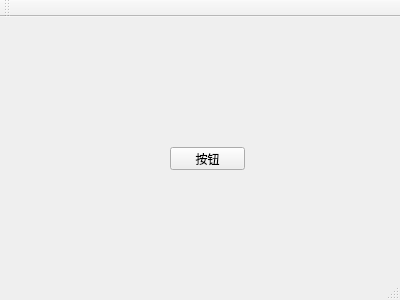
<?xml version="1.0" encoding="UTF-8"?>
<ui version="4.0">
 <class>MainWindow</class>
 <widget class="QMainWindow" name="MainWindow">
  <property name="geometry">
   <rect>
    <x>0</x>
    <y>0</y>
    <width>400</width>
    <height>300</height>
   </rect>
  </property>
  <property name="windowTitle">
   <string>MainWindow</string>
  </property>
  <widget class="QWidget" name="centralWidget">
   <widget class="QPushButton" name="pushButton">
    <property name="geometry">
     <rect>
      <x>170</x>
      <y>130</y>
      <width>75</width>
      <height>23</height>
     </rect>
    </property>
    <property name="text">
     <string>按钮</string>
    </property>
   </widget>
  </widget>
  <widget class="QMenuBar" name="menuBar">
   <property name="geometry">
    <rect>
     <x>0</x>
     <y>0</y>
     <width>400</width>
     <height>23</height>
    </rect>
   </property>
  </widget>
  <widget class="QToolBar" name="mainToolBar">
   <attribute name="toolBarArea">
    <enum>TopToolBarArea</enum>
   </attribute>
   <attribute name="toolBarBreak">
    <bool>false</bool>
   </attribute>
  </widget>
  <widget class="QStatusBar" name="statusBar"/>
 </widget>
 <layoutdefault spacing="6" margin="11"/>
 <resources/>
 <connections/>
</ui>
